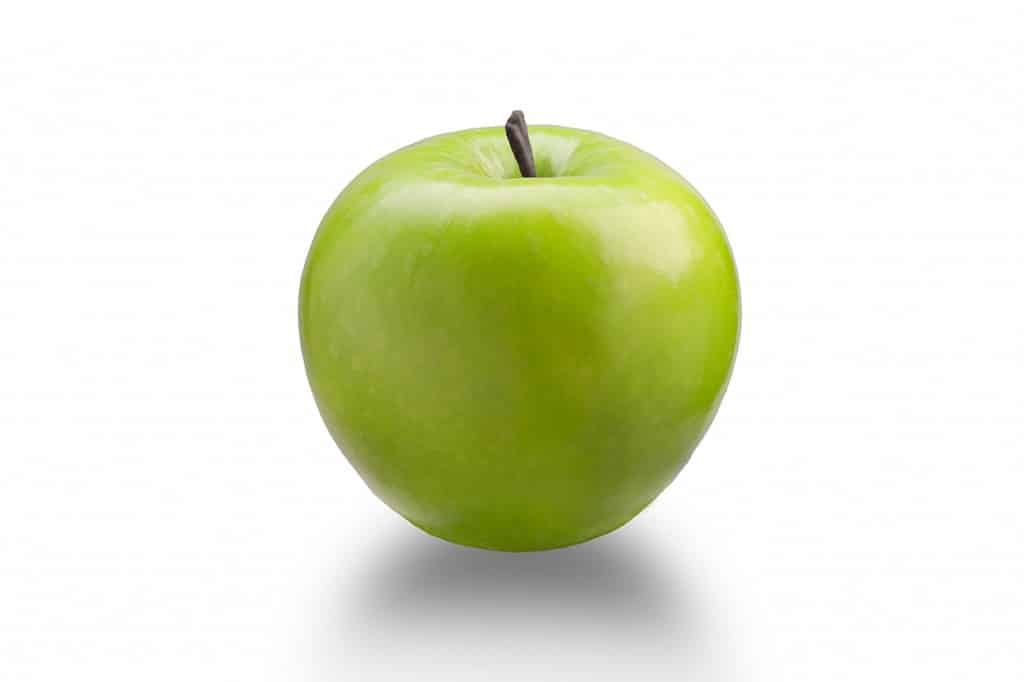
%> input picture pengenalan pola buah apel/data latih/apel hijau/apel hijau 01.jpg, 1024 x 682 px
$ octave pengolahan_citra.m   (GNU Octave 9; MATLAB toolbox functions it lacks are replaced by stand-ins)
%> lines starting %> are read from the running program, lines starting %| are printed output that depends on the picture; in (x1, y1, x2, y2) boxes, pixels count from 0 and x2, y2 are one past the last pixel; in counts of white or black regions, pixels touching at a corner belong together; the program's own positions count from 1
clc; clear; close all; warning off all;

%memanggil menu"browse file"
[nama_file,nama_folder]=uigetfile('*.jpg');
%> the answer given: data latih/apel hijau/apel hijau 01.jpg

%jika ada nama file yang di pilih makan akan di ekseskusi
if ~isequal(nama_file,0)
    Img=im2double(imread(fullfile(nama_folder,nama_file)));
    %figure,imshow(Img);

    %konversi ke grayscale
    Img_gray=rgb2gray(Img);
    %figure,imshow(Img_gray);

    %grayscale to biner
    bw=imbinarize(Img_gray,0.5);
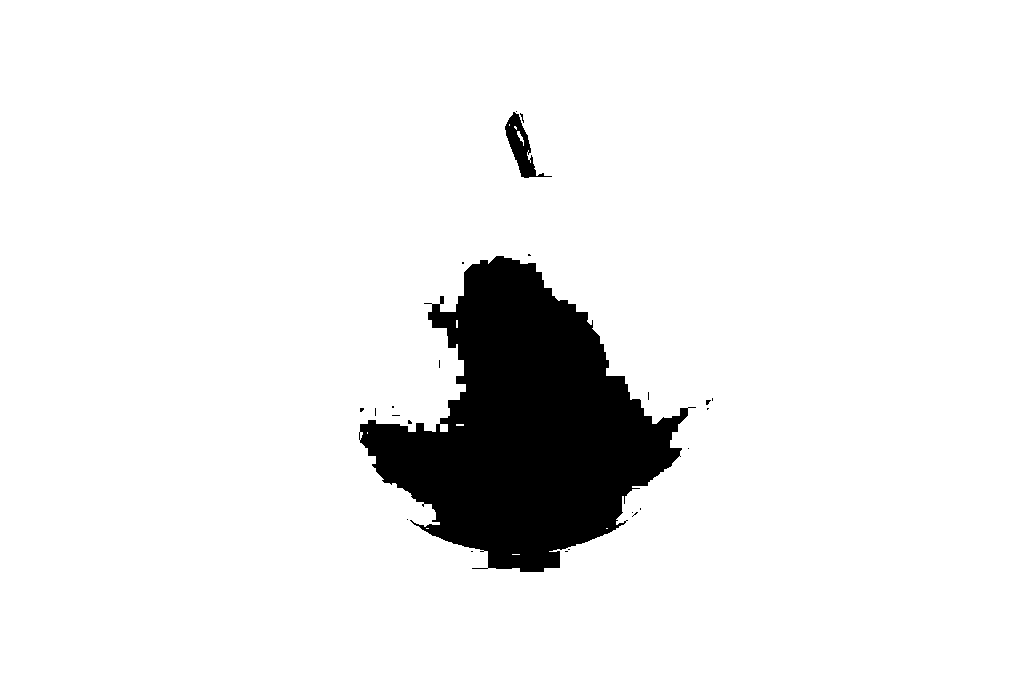
%> bw: size 682x1024 logical; 92% white; 24 black regions (22 under 20 px), largest, box (x1, y1, x2, y2) and area: (359, 256, 696, 572) 54629, (505, 112, 552, 178) 1026
    %figure,imshow(bw);

    %melakukan operasi komplemen
    bw=imcomplement(bw);
    %figure,imshow(bw);

    %melakukan morfologi
    %1. filling holes
    bw=imfill(bw,'holes');
%> bw: size 682x1024 logical; 8% white; 24 white regions (22 under 20 px), largest, box (x1, y1, x2, y2) and area: (359, 256, 696, 572) 54757, (505, 112, 552, 178) 1081
    %figure,imshow(bw);

    %2.area opening
    bw=bwareaopen(bw,100);
    %figure,imshow(bw);

    %ekstraksi ciri warna rgb
    R=Img(:,:,1);
    G=Img(:,:,2);
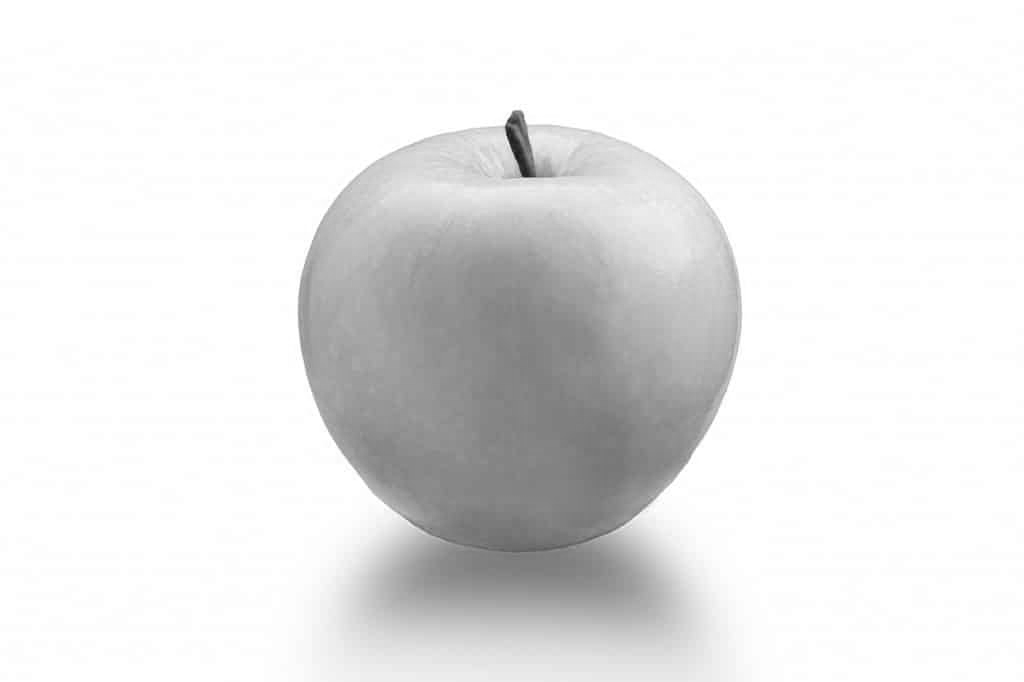
%> G: size 682x1024 double; min 0.0745, max 1, mean 0.905
    B=Img(:,:,3);
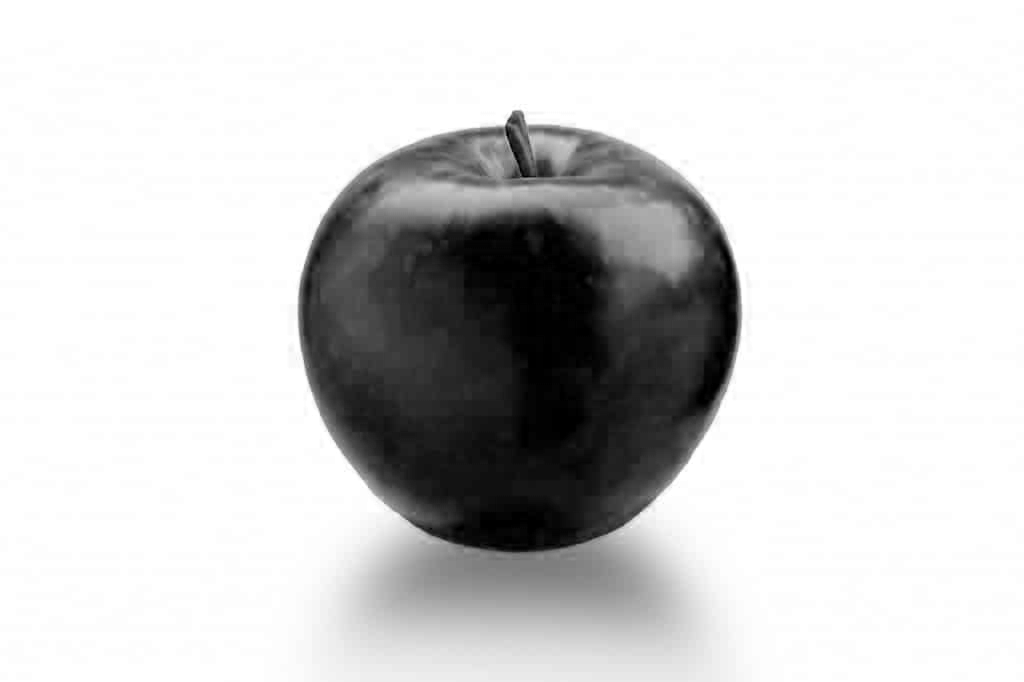
%> B: size 682x1024 double; min 0, max 1, mean 0.812
    R(~bw)=0;
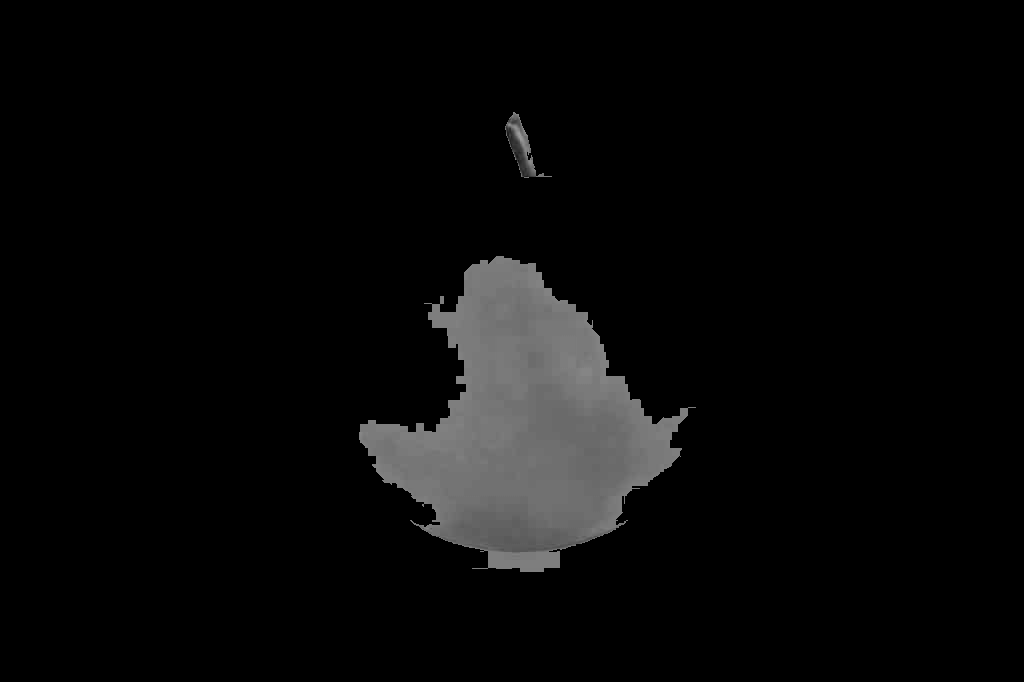
%> R: size 682x1024 double; min 0, max 0.62, mean 0.0361
    G(~bw)=0;
    B(~bw)=0;
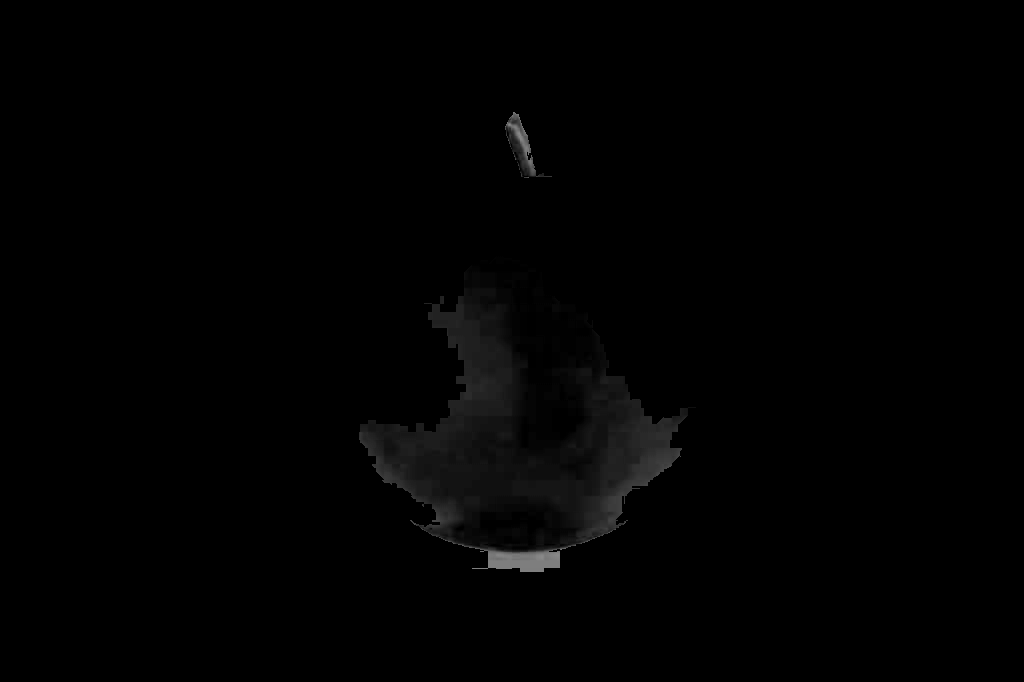
%> B: size 682x1024 double; min 0, max 0.541, mean 0.00708
    RGB=cat(3,R,G,B);
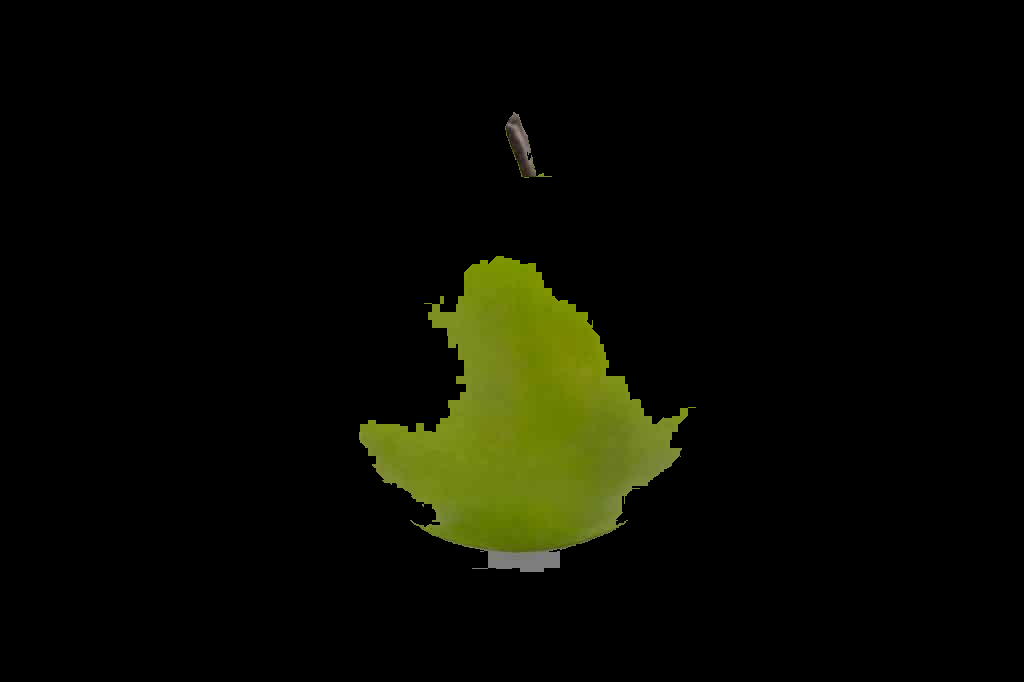
%> RGB: size 682x1024x3 double; mean R, G, B 0.0361, 0.0415, 0.00708
    %figure,imshow(RGB);
    Red=sum(sum(R))/sum(sum(bw));
%> Red = 0.452
    Green=sum(sum(G))/sum(sum(bw));
%> Green = 0.519
    Blue=sum(sum(B))/sum(sum(bw));
%> Blue = 0.0885

    %melakukan penyusuna variable ciri uji
    ciri_uji=[Red,Green,Blue];
%> ciri_uji = [0.452 0.519 0.0885]

    %memanggil model KNN hasil pelatihan
    load Mdl

    %membaca class kluaran hasil pengujian
%> (the run ends here)
